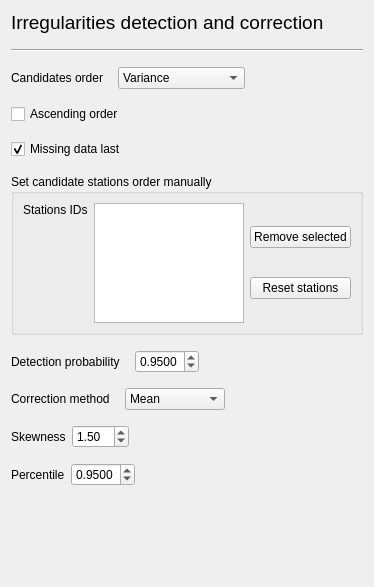
         <widget class="QWidget" name="HomogenisationDetection">
          <layout class="QVBoxLayout" name="verticalLayout_16">
           <property name="spacing">
            <number>15</number>
           </property>
           <item>
            <layout class="QVBoxLayout" name="verticalLayout_15">
             <item>
              <widget class="QLabel" name="label_60">
               <property name="font">
                <font>
                 <pointsize>14</pointsize>
                 <weight>50</weight>
                 <bold>false</bold>
                </font>
               </property>
               <property name="text">
                <string>Irregularities detection and correction</string>
               </property>
              </widget>
             </item>
             <item>
              <widget class="Line" name="line_5">
               <property name="orientation">
                <enum>Qt::Horizontal</enum>
               </property>
              </widget>
             </item>
            </layout>
           </item>
           <item>
            <layout class="QHBoxLayout" name="horizontalLayout_14">
             <item>
              <widget class="QLabel" name="HD_comboStationOrder_2">
               <property name="sizePolicy">
                <sizepolicy hsizetype="Preferred" vsizetype="Preferred">
                 <horstretch>0</horstretch>
                 <verstretch>0</verstretch>
                </sizepolicy>
               </property>
               <property name="text">
                <string>Candidates order</string>
               </property>
              </widget>
             </item>
             <item>
              <widget class="QComboBox" name="HD_comboStationOrder">
               <property name="maximumSize">
                <size>
                 <width>1000</width>
                 <height>16777215</height>
                </size>
               </property>
               <property name="currentIndex">
                <number>3</number>
               </property>
               <item>
                <property name="text">
                 <string>ID order</string>
                </property>
               </item>
               <item>
                <property name="text">
                 <string>Network deviation</string>
                </property>
               </item>
               <item>
                <property name="text">
                 <string>Random</string>
                </property>
               </item>
               <item>
                <property name="text">
                 <string>Variance</string>
                </property>
               </item>
               <item>
                <property name="text">
                 <string>User</string>
                </property>
               </item>
              </widget>
             </item>
             <item>
              <spacer name="horizontalSpacer_13">
               <property name="orientation">
                <enum>Qt::Horizontal</enum>
               </property>
               <property name="sizeHint" stdset="0">
                <size>
                 <width>40</width>
                 <height>20</height>
                </size>
               </property>
              </spacer>
             </item>
            </layout>
           </item>
           <item>
            <widget class="QCheckBox" name="HD_checkAscending">
             <property name="text">
              <string>Ascending order</string>
             </property>
            </widget>
           </item>
           <item>
            <widget class="QCheckBox" name="HD_checkMDLast">
             <property name="text">
              <string>Missing data last</string>
             </property>
             <property name="checked">
              <bool>true</bool>
             </property>
            </widget>
           </item>
           <item>
            <widget class="QGroupBox" name="HD_groupUserOrder">
             <property name="enabled">
              <bool>true</bool>
             </property>
             <property name="font">
              <font>
               <weight>50</weight>
               <bold>false</bold>
               <kerning>true</kerning>
              </font>
             </property>
             <property name="title">
              <string>Set candidate stations order manually</string>
             </property>
             <property name="flat">
              <bool>false</bool>
             </property>
             <layout class="QHBoxLayout" name="horizontalLayout_15">
              <item>
               <widget class="QLabel" name="HD_labelUserOrder">
                <property name="enabled">
                 <bool>true</bool>
                </property>
                <property name="sizePolicy">
                 <sizepolicy hsizetype="Preferred" vsizetype="Preferred">
                  <horstretch>0</horstretch>
                  <verstretch>0</verstretch>
                 </sizepolicy>
                </property>
                <property name="text">
                 <string>Stations IDs</string>
                </property>
                <property name="alignment">
                 <set>Qt::AlignLeading|Qt::AlignLeft|Qt::AlignTop</set>
                </property>
               </widget>
              </item>
              <item>
               <widget class="QListWidget" name="HD_listUserOrder">
                <property name="enabled">
                 <bool>true</bool>
                </property>
                <property name="maximumSize">
                 <size>
                  <width>150</width>
                  <height>120</height>
                 </size>
                </property>
                <property name="dragEnabled">
                 <bool>true</bool>
                </property>
                <property name="dragDropMode">
                 <enum>QAbstractItemView::InternalMove</enum>
                </property>
                <property name="alternatingRowColors">
                 <bool>true</bool>
                </property>
                <property name="selectionMode">
                 <enum>QAbstractItemView::ExtendedSelection</enum>
                </property>
               </widget>
              </item>
              <item>
               <layout class="QVBoxLayout" name="verticalLayout_17">
                <item>
                 <widget class="QPushButton" name="HD_buttonRemoveStations">
                  <property name="text">
                   <string>Remove selected</string>
                  </property>
                 </widget>
                </item>
                <item>
                 <widget class="QPushButton" name="HD_buttonResetStations">
                  <property name="text">
                   <string>Reset stations</string>
                  </property>
                 </widget>
                </item>
               </layout>
              </item>
             </layout>
            </widget>
           </item>
           <item>
            <layout class="QHBoxLayout" name="horizontalLayout_13">
             <item>
              <widget class="QLabel" name="HD_labelProb">
               <property name="sizePolicy">
                <sizepolicy hsizetype="Preferred" vsizetype="Preferred">
                 <horstretch>0</horstretch>
                 <verstretch>0</verstretch>
                </sizepolicy>
               </property>
               <property name="text">
                <string>Detection probability</string>
               </property>
              </widget>
             </item>
             <item>
              <widget class="QDoubleSpinBox" name="HD_spinProb">
               <property name="decimals">
                <number>4</number>
               </property>
               <property name="minimum">
                <double>0.000100000000000</double>
               </property>
               <property name="maximum">
                <double>0.999900000000000</double>
               </property>
               <property name="singleStep">
                <double>0.005000000000000</double>
               </property>
               <property name="value">
                <double>0.950000000000000</double>
               </property>
              </widget>
             </item>
             <item>
              <spacer name="horizontalSpacer_9">
               <property name="orientation">
                <enum>Qt::Horizontal</enum>
               </property>
               <property name="sizeHint" stdset="0">
                <size>
                 <width>40</width>
                 <height>20</height>
                </size>
               </property>
              </spacer>
             </item>
            </layout>
           </item>
           <item>
            <layout class="QHBoxLayout" name="horizontalLayout_22">
             <item>
              <widget class="QLabel" name="HD_labelDetectionMethod">
               <property name="sizePolicy">
                <sizepolicy hsizetype="Preferred" vsizetype="Preferred">
                 <horstretch>0</horstretch>
                 <verstretch>0</verstretch>
                </sizepolicy>
               </property>
               <property name="text">
                <string>Correction method</string>
               </property>
              </widget>
             </item>
             <item>
              <widget class="QComboBox" name="HD_comboDetectionMethod">
               <property name="sizePolicy">
                <sizepolicy hsizetype="Expanding" vsizetype="Fixed">
                 <horstretch>0</horstretch>
                 <verstretch>0</verstretch>
                </sizepolicy>
               </property>
               <property name="maximumSize">
                <size>
                 <width>100</width>
                 <height>16777215</height>
                </size>
               </property>
               <item>
                <property name="text">
                 <string>Mean</string>
                </property>
               </item>
               <item>
                <property name="text">
                 <string>Median</string>
                </property>
               </item>
               <item>
                <property name="text">
                 <string>Skewness</string>
                </property>
               </item>
               <item>
                <property name="text">
                 <string>Percentile</string>
                </property>
               </item>
              </widget>
             </item>
             <item>
              <spacer name="horizontalSpacer_11">
               <property name="orientation">
                <enum>Qt::Horizontal</enum>
               </property>
               <property name="sizeHint" stdset="0">
                <size>
                 <width>40</width>
                 <height>20</height>
                </size>
               </property>
              </spacer>
             </item>
            </layout>
           </item>
           <item>
            <widget class="QWidget" name="HD_groupSkewness" native="true">
             <layout class="QHBoxLayout" name="horizontalLayout_23">
              <property name="margin">
               <number>0</number>
              </property>
              <item>
               <widget class="QLabel" name="HD_labelSkewness">
                <property name="enabled">
                 <bool>true</bool>
                </property>
                <property name="sizePolicy">
                 <sizepolicy hsizetype="Preferred" vsizetype="Preferred">
                  <horstretch>0</horstretch>
                  <verstretch>0</verstretch>
                 </sizepolicy>
                </property>
                <property name="text">
                 <string>Skewness</string>
                </property>
               </widget>
              </item>
              <item>
               <widget class="QDoubleSpinBox" name="HD_spinSkewness">
                <property name="enabled">
                 <bool>true</bool>
                </property>
                <property name="singleStep">
                 <double>0.010000000000000</double>
                </property>
                <property name="value">
                 <double>1.500000000000000</double>
                </property>
               </widget>
              </item>
              <item>
               <spacer name="horizontalSpacer_10">
                <property name="orientation">
                 <enum>Qt::Horizontal</enum>
                </property>
                <property name="sizeHint" stdset="0">
                 <size>
                  <width>40</width>
                  <height>20</height>
                 </size>
                </property>
               </spacer>
              </item>
             </layout>
            </widget>
           </item>
           <item>
            <widget class="QWidget" name="HD_groupPercentile" native="true">
             <layout class="QHBoxLayout" name="horizontalLayout_26">
              <property name="margin">
               <number>0</number>
              </property>
              <item>
               <widget class="QLabel" name="HD_labelPercentile">
                <property name="enabled">
                 <bool>true</bool>
                </property>
                <property name="sizePolicy">
                 <sizepolicy hsizetype="Preferred" vsizetype="Preferred">
                  <horstretch>0</horstretch>
                  <verstretch>0</verstretch>
                 </sizepolicy>
                </property>
                <property name="text">
                 <string>Percentile</string>
                </property>
               </widget>
              </item>
              <item>
               <widget class="QDoubleSpinBox" name="HD_spinPercentile">
                <property name="enabled">
                 <bool>true</bool>
                </property>
                <property name="decimals">
                 <number>4</number>
                </property>
                <property name="minimum">
                 <double>0.000100000000000</double>
                </property>
                <property name="maximum">
                 <double>0.999900000000000</double>
                </property>
                <property name="singleStep">
                 <double>0.005000000000000</double>
                </property>
                <property name="value">
                 <double>0.950000000000000</double>
                </property>
               </widget>
              </item>
              <item>
               <spacer name="horizontalSpacer_15">
                <property name="orientation">
                 <enum>Qt::Horizontal</enum>
                </property>
                <property name="sizeHint" stdset="0">
                 <size>
                  <width>40</width>
                  <height>20</height>
                 </size>
                </property>
               </spacer>
              </item>
             </layout>
            </widget>
           </item>
           <item>
            <spacer name="verticalSpacer_6">
             <property name="orientation">
              <enum>Qt::Vertical</enum>
             </property>
             <property name="sizeHint" stdset="0">
              <size>
               <width>20</width>
               <height>90</height>
              </size>
             </property>
            </spacer>
           </item>
          </layout>
         </widget>
